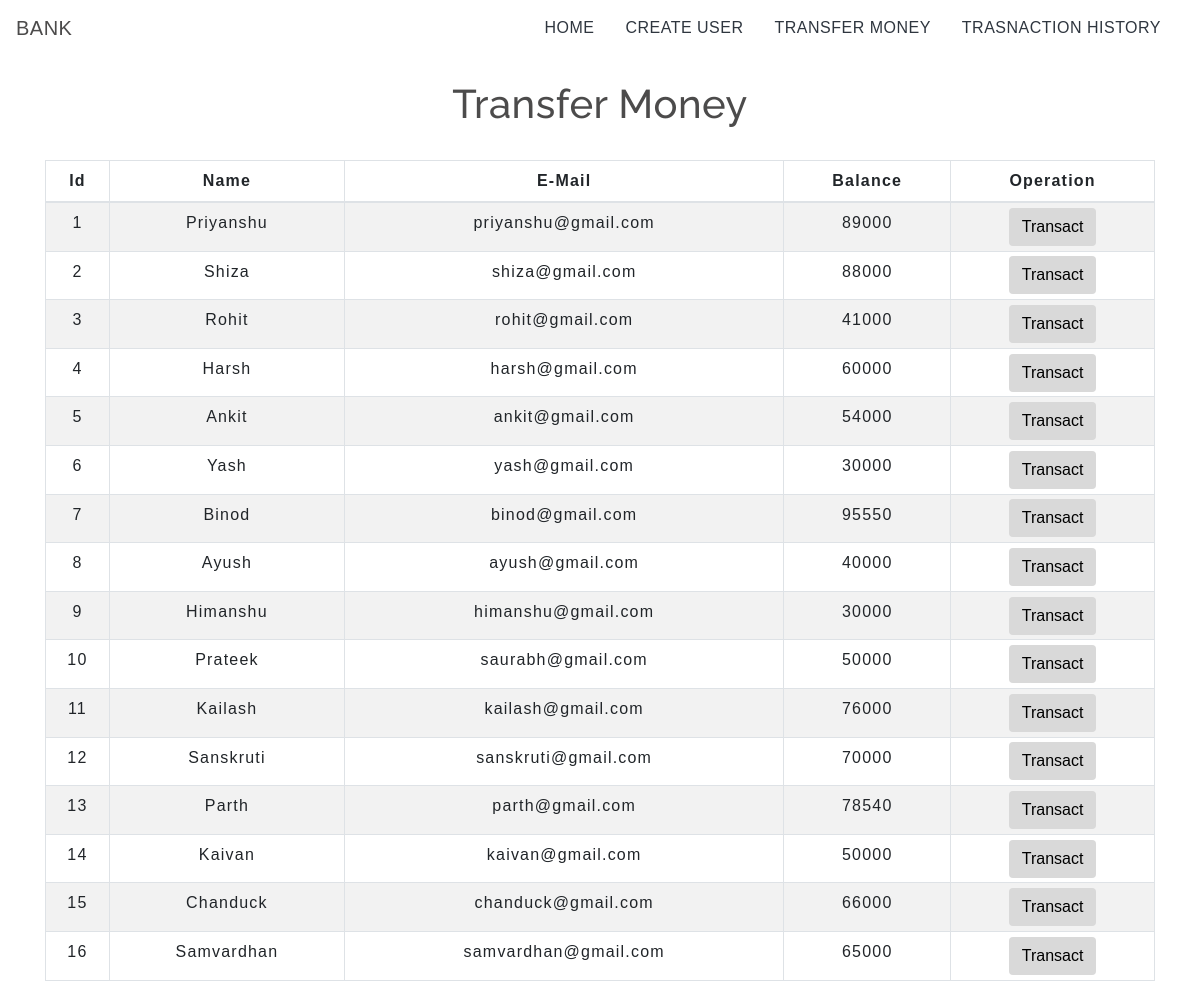
The app's page /transfermoney.php with its own data.
### tables this page shows
CREATE TABLE `users` (
  `id` int(3) NOT NULL,
  `name` text NOT NULL,
  `email` varchar(30) NOT NULL,
  `balance` int(8) NOT NULL
);

### transfermoney.php (the view, shortened to what this page needs)
<!DOCTYPE html>
<html lang="en">
<head>
    <link rel="stylesheet" href="https://maxcdn.bootstrapcdn.com/bootstrap/4.0.0/css/bootstrap.min.css">
    <link rel="stylesheet" type="text/css" href="css/table.css">
    <link rel="stylesheet" type="text/css" href="css/navbar.css">
</head>
<body>
<?php
    include 'config.php';
    $sql = "SELECT * FROM users";
    $result = mysqli_query($conn,$sql);
?>
<?php
  include 'navbar.php';
?>
<div class="container">
        <h2 class="text-center pt-4">Transfer Money</h2>
        <br>
            <div class="row">
                <div class="col">
                    <div class="table-responsive-sm">
                    <table class="table table-hover table-sm table-striped table-condensed table-bordered">
                        <thead>
                            <tr>
                            <th scope="col" class="text-center py-2">Id</th>
                            <th scope="col" class="text-center py-2">Name</th>
                            <th scope="col" class="text-center py-2">E-Mail</th>
                            <th scope="col" class="text-center py-2">Balance</th>
                            <th scope="col" class="text-center py-2">Operation</th>
                            </tr>
                        </thead>
                        <tbody>
                <?php
                    while($rows=mysqli_fetch_assoc($result)){
                ?>
                    <tr>
                        <td class="py-2"><?php echo $rows['id'] ?></td>
                        <td class="py-2"><?php echo $rows['name']?></td>
                        <td class="py-2"><?php echo $rows['email']?></td>
                        <td class="py-2"><?php echo $rows['balance']?></td>
                        <td><a href="selecteduserdetail.php?id= <?php echo $rows['id'] ;?>"> <button type="button" class="btn">Transact</button></a></td>
                    </tr>
                <?php
                    }
                ?>
                        </tbody>
                    </table>
                    </div>
                </div>
            </div>
         </div>
</body>
</html>

### navbar.php (shortened to what this page needs)
<nav class="navbar navbar-expand-md navbar-tranparent">
<a class="navbar-brand" href="index.php">BANK</a>
<div class="collapse navbar-collapse" id="collapsibleNavbar">
      <ul class="navbar-nav ml-auto">
        <li class="nav-item">
          <a class="nav-link" href="index.php">HOME</a>
        </li>
        <li class="nav-item">
          <a class="nav-link" href="createuser.php">CREATE USER</a>
        </li>
        <li class="nav-item">
          <a class="nav-link" href="transfermoney.php">TRANSFER MONEY</a>
        </li>
        <li class="nav-item">
          <a class="nav-link" href="transactionhistory.php">TRASNACTION HISTORY</a>
        </li>
    </div>
 </nav>

### table.css (style rules this page uses)
* { padding: 0; margin: 0; box-sizing: border-box; font-family: sans-serif; }
h2 { font-size: 40px; }
table { letter-spacing: 1.2px; }
td { text-align: center; }
button { border:none; background: #d9d9d9; transition: 1s; }

### navbar.css (style rules this page uses)
.nav-link { margin-right: 15px; color:#2F363F; letter-spacing: 0.5px; transition: 0.5s; }
.navbar-brand { color: #4C4B4B; letter-spacing: 0.5px; }
h2 { color: #4C4B4B; letter-spacing: 0.5px; font-family: raleway; }

### transfermoney.php (style rules this page uses)
button { transition: 1.5s; }

### records on screen
users: id "1", name "Priyanshu", email "priyanshu@gmail.com", balance "89000"
users: id "2", name "Shiza", email "shiza@gmail.com", balance "88000"
users: id "3", name "Rohit", email "rohit@gmail.com", balance "41000"
users: id "4", name "Harsh", email "harsh@gmail.com", balance "60000"
users: id "5", name "Ankit", email "ankit@gmail.com", balance "54000"
users: id "6", name "Yash", email "yash@gmail.com", balance "30000"
users: id "7", name "Binod", email "binod@gmail.com", balance "95550"
users: id "8", name "Ayush", email "ayush@gmail.com", balance "40000"
users: id "9", name "Himanshu", email "himanshu@gmail.com", balance "30000"
users: id "10", name "Prateek", email "saurabh@gmail.com", balance "50000"
users: id "11", name "Kailash", email "kailash@gmail.com", balance "76000"
users: id "12", name "Sanskruti", email "sanskruti@gmail.com", balance "70000"
users: id "13", name "Parth", email "parth@gmail.com", balance "78540"
users: id "14", name "Kaivan", email "kaivan@gmail.com", balance "50000"
users: id "15", name "Chanduck", email "chanduck@gmail.com", balance "66000"
users: id "16", name "Samvardhan", email "samvardhan@gmail.com", balance "65000"
